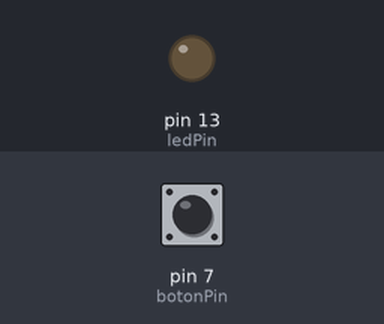
The sketch below on a simulated Arduino Uno, built with avr-gcc and run on an emulated ATmega328P. On the bench: output pins drawn as LEDs (lit = HIGH). Inputs (shaded band) come from the test bench; at power-on: pin 7 (botonPin) LOW. What the sketch prints to the serial monitor is not drawn.

Above: at 1.2 s.
1.3 s: pin 7 (botonPin) pulled HIGH for 0.15 s
At 1.37 s:
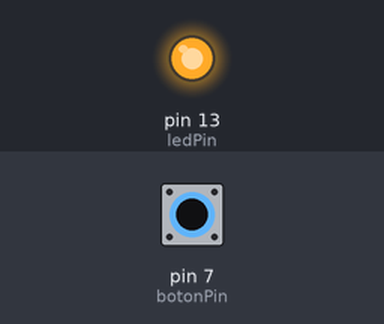
2.9 s: pin 7 (botonPin) pulled HIGH for 3.2 s
At 7.5 s:
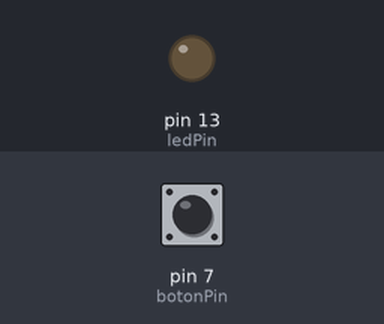
Timing chart, 0 to 9.0 s (numbered marks = the images above; inputs shaded):
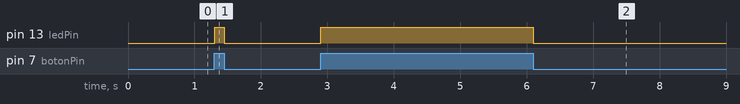

Measured:
- after the input at 1.3 s, pin 13 (ledPin): LOW → HIGH at once, → LOW 0.15 s later
- after the input at 2.9 s, pin 13 (ledPin): LOW → HIGH at once, → LOW 3.2 s later

The sketch:

00_Boton-Led.ino
```cpp
int valorBoton;
int botonPin=7;
int ledPin=13;

void setup() {
  // put your setup code here, to run once:
pinMode(botonPin, INPUT);
pinMode(ledPin, OUTPUT);
Serial.begin(9600);
}

void loop() {
  // put your main code here, to run repeatedly:
valorBoton= digitalRead(botonPin);
if(valorBoton== HIGH){
  digitalWrite(ledPin, HIGH);
}else{
  digitalWrite(ledPin, LOW);
}
Serial.println(valorBoton);
}
```
